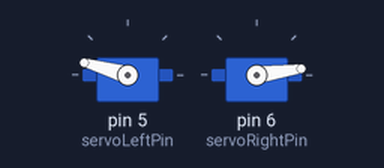
The sketch below on a simulated Arduino Uno, built with avr-gcc and run on an emulated ATmega328P. On the bench: 2 × servo. Wiring (inferred from the names in the program): 24Cxx EEPROM at I2C address 0x53. EEPROM starts erased; what the sketch prints to the serial monitor is not drawn.

Above: at 0.2 s.
At 3.2 s:
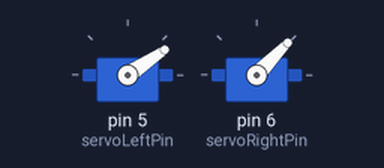
At 6.2 s:
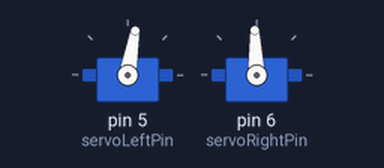
At 12.5 s:
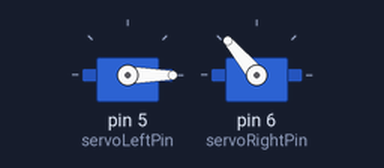
Timing chart, 0 to 14.0 s (numbered marks = the images above):
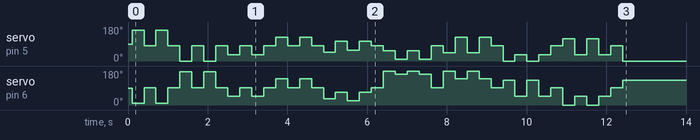

Measured:
- by itself, servo on pin 6 (servoRightPin): 90° → 8° at 0.10 s, → 92° 0.30 s later, → 8° 0.30 s later, → 92° 0.30 s later, … (42 changes in this stretch)
- by itself, servo on pin 5 (servoLeftPin): 90° → 164° at 0.10 s, → 80° 0.30 s later, → 164° 0.30 s later, → 80° 0.30 s later, … (42 changes in this stretch)

The sketch:

Plane02.ino
```cpp
#include <Mirf.h>
#include <nRF24L01.h>
#include <MirfHardwareSpiDriver.h>
#include <Servo.h>

#define servoPowerPin 9
#define servoLeftPin 5
#define servoRightPin 6
Servo servoPower;
Servo servoWingRight;
Servo servoWingLeft;
int powerVal;
int wingAngle=0;
int diffAngle=0;
int startVal=0;
int state=0;
int planeStatus=0;
boolean btnState=false;
byte data[2],retData[2];
int autoDriveDiffAngle=0;
int autoDriveWingAngle=0;

double Xg,Yg,Zg;


void setup() {
  Serial.begin(9600);
  servoWingLeft.attach(servoLeftPin);
  servoWingRight.attach(servoRightPin);

  //---------初始化部分，不可随时修改---------
  Mirf.cePin = 8;     //设置CE引脚为D8//test//
  Mirf.csnPin = 7;   //设置CE引脚为D7
  resetMirf();
  Serial.println("init over");
  ADXL345_setup();
  planeStatusCheck();
}

void loop() {

  if(Mirf.dataReady()){
    Mirf.getData(data);    //接收数据到data数组
    delay(2);
//    Serial.print("data0=");
//    Serial.print(data[0]);
//    Serial.print(" data1=");
//    Serial.print(data[1]);
//    Serial.println("");
//    delay(10);
  }
//  delay(100);
  orderCheck();
}

void orderCheck(){

  powerVal=data[0]&15;
  startVal=data[0]>>4&15;
  diffAngle=data[1]&15;
  wingAngle=data[1]>>4&15;
  //data[1]=119;
//  Serial.print("powerVal:");
//  Serial.print(powerVal);
//  Serial.print("  startVal:");
//  Serial.print(startVal);
//  Serial.print("  wingAngle:");
//  Serial.print(wingAngle);
//  Serial.print("  diffAngle:");
//  Serial.print(diffAngle);
//  Serial.print("  Xg:");
//  Serial.print(Xg);
//  Serial.print("  Yg:");
//  Serial.print(Yg);
//  wingAngle=analogRead(wingAnglePin);
//  diffAngle=analogRead(wingAngleDiffPin);
//  powerVal = analogRead(powerPin);
  if(startVal==1){
      planeStatus=1;
      powerOn();
//  }else{
//    if(planeStatus==1){
//      planeStatus=0;
//      powerOff();
//      delay(3000);
//    }
  }
  if(planeStatus==1){
    servopulse(powerVal);
  }
  if(wingAngle==7&&diffAngle==7){
//    Serial.println("wingAngle==7&&diffAngle==7");
    ADXL345_Action();
    if(Xg>30||Xg<-30||Yg>30||Yg<-30){
//      Serial.println("Xg>30||Xg<-30||Yg>30||Yg<-30");
      autoDrive();
      delay(50);
    }
  }else{
    wingAction(wingAngle, diffAngle);
    delay(50);
  }
}
void resetMirf(){
  Serial.println("reset Mirf");
  Mirf.spi = &MirfHardwareSpi;
  Mirf.init();  //初始化nRF24L01

  //---------配置部分，可以随时修改---------
  //设置接收标识符"Plane01"
  Mirf.setRADDR((byte *)"Plane01");
  //设置一次收发的字节数，这里发一个整数，
  //写sizeof(unsigned int)，实际等于2字节
  Mirf.payload = sizeof(unsigned int);
  //发送通道，可以填0~128，收发必须一致。
  Mirf.channel = 3;
  Mirf.config();
}
void autoDrive(){
  if(Zg>150){
    autoDriveDiffAngle=0;
  }else if(Zg<-150){
    autoDriveDiffAngle=15;
  }else{
    autoDriveDiffAngle=map(Zg,-150,150,15,0);
  }
  if(Yg>150){
    autoDriveWingAngle=-7;
  }else if(Yg<-150){
    autoDriveWingAngle=7;
  }else{
    autoDriveWingAngle=map(Yg,-150,150,7,-7);
  }

  wingAction(7+autoDriveWingAngle, autoDriveDiffAngle);
}
```

ADXL345.ino
```cpp
#include <Wire.h>//调用Arduino自带库

#define Register_ID 0 //器件ID 十六进制为0x00  十进制为0
#define Register_2D 0x2D //省电特性控制
#define Register_X0 0x32 //X轴数据0
#define Register_X1 0x33 //X轴数据1
#define Register_Y0 0x34 //Y轴数据0
#define Register_Y1 0x35 //Y轴数据1
#define Register_Z0 0x36 //Z轴数据0
#define Register_Z1 0x37 //Z轴数据1

//ADXL345寄存器映射地址

int ADXAddress = 0xA7 >> 1;// 转换为7位从地址
int reading = 0;
int val=0;
int X0,X1,X_out;
int Y0,Y1,Y_out;
int Z1,Z0,Z_out;


void ADXL345_setup()
{
   Wire.begin(); //初始化I2C
   Serial.begin(9600);  //初始化串口
   delay(100);
   // enable to measute g data
   Wire.beginTransmission(ADXAddress);//开启发送
   Wire.write(Register_2D);//写入ADXL345寄存器映射地址
   Wire.write(8);                //测量使能
   Wire.endTransmission();     // 停止发送

}

void ADXL345_Action()
{
   //读取X轴数据
   Wire.beginTransmission(ADXAddress); // 开启发送
   Wire.write(Register_X0);//写入ADXL345寄存器映射地址
   Wire.write(Register_X1);//写入ADXL345寄存器映射地址
   Wire.endTransmission();//结束发送
   Wire.requestFrom(ADXAddress,2); //请求 ADXL345 二个字节
   if(Wire.available()<=2)   //获取<=2个数据
   {
     X0 = Wire.read();
     X1 = Wire.read();
     X1=X1<<8;
     X_out=X0+X1;
   }

  //读取Y轴数据↓
   Wire.beginTransmission(ADXAddress); // 开启发送
   Wire.write(Register_Y0);//写入ADXL345寄存器映射地址
   Wire.write(Register_Y1);//写入ADXL345寄存器映射地址
   Wire.endTransmission();//结束发送
   Wire.requestFrom(ADXAddress,2); //请求ADXL345二个字节
   if(Wire.available()<=2)   //获取<=2个数据
   {
     Y0 = Wire.read();
     Y1 = Wire.read();
     Y1=Y1<<8;
     Y_out=Y0+Y1;
   }
   //读取Z轴数据
   Wire.beginTransmission(ADXAddress); // 开启发送
   Wire.write(Register_Z0);//写入ADXL345寄存器映射地址
   Wire.write(Register_Z1);//写入ADXL345寄存器映射地址
   Wire.endTransmission();//结束发送
   Wire.requestFrom(ADXAddress,2); //请求ADXL345二个字节
   if(Wire.available()<=2)   //获取<=2个数据
   {
     Z0 = Wire.read();
     Z1 = Wire.read();
     Z1=Z1<<8;
     Z_out=Z0+Z1;
   }
//   Xg=X_out/256.0;
//   Yg=Y_out/256.0;
//   Zg=Z_out/256.0;
    Xg=X_out;
    Yg=Y_out;
    Zg=Z_out;
//   Serial.print("X= ");
//   Serial.print(Xg);
//   Serial.print("       ");
//   Serial.print("Y= ");
//   Serial.print(Yg);
//   Serial.print("       ");
//   Serial.print("Z= ");
//   Serial.print(Zg);
//   Serial.println("  ");
   delay(50);
   //串口输出
}
```

PowerFunction.ino
```cpp
void powerOn(){
  servoPower.attach(servoPowerPin,1000,2000);
  delay(2500);
  servoPower.writeMicroseconds(1000);
  delay(2000);
}

void powerOff(){
  Serial.println("powerOff");
  for(int i=0;i<=20;i++)
    {
      digitalWrite(servoPowerPin,HIGH);
      delayMicroseconds(400);
      digitalWrite(servoPowerPin,LOW);
      delay(20-10/1000);
    }
}
void servopulse(int val){
  val=map(val,0,15,0,180);
  servoPower.write(val);
  delay(15);
}
//void servopulse(int sp1,int val1)
//{
//  myangle1=map(val1,0,180,500,2480);
//  digitalWrite(sp1,HIGH);
//  delayMicroseconds(myangle1);
//  digitalWrite(sp1,LOW);
//  delay(20-val1/1000);
//}
```

TestFunction.ino
```cpp
void planeStatusCheck(){
  wingAction(14, 7);
  delay(300);
  wingAction(7, 7);
  delay(300);
  wingAction(14, 7);
  delay(300);
  wingAction(7, 7);
  delay(300);
  wingAction(0, 7);
  delay(300);
  wingAction(7, 7);
  delay(300);
  wingAction(0, 7);
  delay(300);
  wingAction(7, 7);
  delay(300);
  wingAction(7, 0);
  delay(300);
  wingAction(7, 7);
  delay(300);
  wingAction(7, 0);
  delay(300);
  wingAction(7, 7);
  delay(300);
  wingAction(7, 14);
  delay(300);
  wingAction(7, 7);
  delay(300);
  wingAction(7, 14);
  delay(300);
  wingAction(7, 7);
  delay(300);

  wingAction(8, 0);
  delay(300);
  wingAction(9, 7);
  delay(300);
  wingAction(9, 0);
  delay(300);
  wingAction(9, 7);
  delay(300);
  wingAction(7, 7);
  delay(300);
  wingAction(1, 14);
  delay(300);
  wingAction(1, 7);
  delay(300);
  wingAction(1, 14);
  delay(300);
  wingAction(1, 7);
  delay(300);
  wingAction(7, 7);
  delay(300);

  wingAction(0, 14);
  delay(300);
  wingAction(7, 14);
  delay(300);
  wingAction(0, 14);
  delay(300);
  wingAction(7, 14);
  delay(300);
  wingAction(7, 7);
  delay(300);
  wingAction(0, 0);
  delay(300);
  wingAction(7, 0);
  delay(300);
  wingAction(0, 0);
  delay(300);
  wingAction(7, 0);
  delay(300);
  wingAction(7, 7);
  delay(300);
  wingAction(14, 0);
  delay(300);
  wingAction(7, 0);
  delay(300);
  wingAction(14, 0);
  delay(300);
  wingAction(7, 0);
  delay(300);
  wingAction(7, 7);
  delay(300);
}
```

WingFunction.ino
```cpp
int sumVal=0;
int subVal=0;
void wingAction(int wingAng, int wingAngDiff){
  wingAng=map(wingAng,0,15,0,180);
  wingAngDiff=map(wingAngDiff,0,15,-50,50);
  sumVal=wingAng+wingAngDiff;
  subVal=wingAng-wingAngDiff;
  if(sumVal>180){
    sumVal=180;
  }
  if(subVal<0){
    subVal=0;
  }
  servoWingLeft.write(sumVal);
  servoWingRight.write(180-subVal);
}
```
